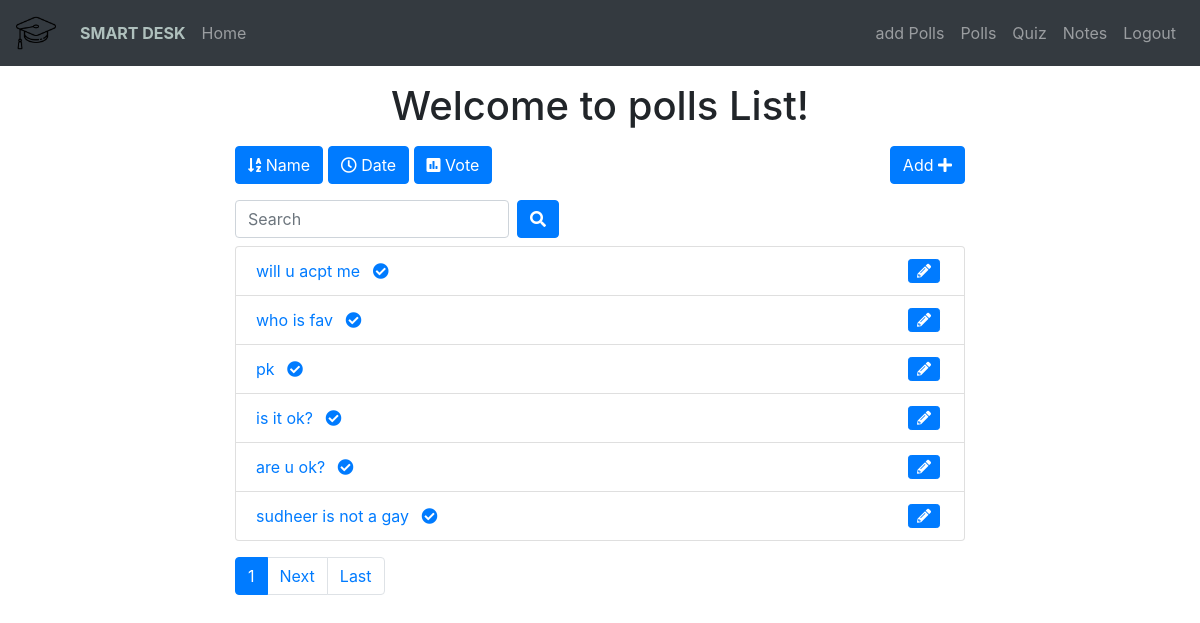
The app's page /polls/list/ (signed in) with its own data.
### polls/models.py (models this page shows, shortened)
class Poll(models.Model):
    owner = models.ForeignKey(User, on_delete=models.CASCADE)
    text = models.TextField()
    pub_date = models.DateTimeField(default=timezone.now)
    active = models.BooleanField(default=True)

### polls/views.py (the view)
# urls.py: path('list/', views.polls_list, name='list'),
@login_required()
def polls_list(request):
    all_polls = Poll.objects.all()
    search_term = ''
    if 'name' in request.GET:
        all_polls = all_polls.order_by('text')
    if 'date' in request.GET:
        all_polls = all_polls.order_by('pub_date')
    if 'vote' in request.GET:
        all_polls = all_polls.annotate(Count('vote')).order_by('vote__count')
    if 'search' in request.GET:
        search_term = request.GET['search']
        all_polls = all_polls.filter(text__icontains=search_term)
    paginator = Paginator(all_polls, 6)  # Show 6 contacts per page
    page = request.GET.get('page')
    polls = paginator.get_page(page)
    get_dict_copy = request.GET.copy()
    params = get_dict_copy.pop('page', True) and get_dict_copy.urlencode()
    print(params)
    context = {
        'polls': polls,
        'params': params,
        'search_term': search_term,
    }
    return render(request, 'polls/polls_list.html', context)

### polls/templates/polls/polls_list.html (shortened to what this page needs)
{% extends 'base.html' %}
{% block content %}
<div class="container">
    <div class="row">
        <div class="col-md-8 offset-sm-2">
            <h1 class="text-center mt-3 mb-3">Welcome to polls List!</h1>
            <a class="btn btn-{% if 'name' in request.GET %}warning{% else %}primary{% endif %} mb-3" href="?name=True"
                role="button"><i class="fas fa-sort-alpha-down"></i>
                Name</a>
            <a class="btn btn-{% if 'date' in request.GET %}warning{% else %}primary{% endif %} mb-3" href="?date=True"
                role="button"><i class="far fa-clock"></i> Date</a>
            <a class="btn btn-{% if 'vote' in request.GET %}warning{% else %}primary{% endif %} mb-3" href="?vote=True"
                role="button"><i class="fas fa-poll"></i> Vote</a>
            <a class="btn btn-primary mb-3 float-right" href="{% url 'polls:add' %}" role="button">Add <i class="fas fa-plus"></i></a>
            <form class="form-inline">
                <div class="form-group mr-sm-2 mb-2">
                    <input type="search" class="form-control" name="search" placeholder="Search" value={{ search_term }}>
                </div>
                <button type="submit" class="btn btn-primary mb-2"><i class="fas fa-search"></i></button>
            </form>
            <ul class="list-group">
                {% for poll in polls %}
                <li class="list-group-item"><a href="{% url 'polls:detail' poll.id %}">{{ poll.text|truncatewords:5 }}
                        {% if not poll.active%}
                        <i class="fas fa-check-circle ml-2"></i>
                        {% endif %}
                    </a>
                    {% if request.user == poll.owner %}
                    <a href="{% url 'polls:edit' poll.id %}" class="mr-3" data-toggle="tooltip" data-placement="top"
                        title="Edit Poll"><i class="fas fa-pencil-alt float-right btn btn-primary btn-sm mr-1"></i></a>
                    {% endif %}
                </li>
                {% endfor %}
            </ul>
            <nav class="mt-3">
                <ul class="pagination">
                    <li class="page-item active"><a class="page-link" href="">{{ polls.number }}</a></li>
                    {% if polls.has_next %}
                    <li class="page-item"><a class="page-link" href="?page={{ polls.next_page_number }}&{{ params }}">Next</a></li>
                    <li class="page-item"><a class="page-link" href="?page={{ polls.paginator.num_pages }}&{{ params }}">Last</a></li>
                    {% endif %}
                </ul>
            </nav>
        </div>
    </div>
</div>
{% endblock content %}

### templates/base.html (shortened to what this page needs)
{% load static %}
<!DOCTYPE html>
<html lang="en">
<head>
    <link rel="stylesheet" href="https://maxcdn.bootstrapcdn.com/bootstrap/4.0.0/css/bootstrap.min.css"
>
    <link rel="stylesheet" href="https://use.fontawesome.com/releases/v5.6.3/css/all.css"
>
</head>
<body>
    {% include 'includes/navbar.html' %}
    {% block content %}
    {% endblock content %}
</body>
</html>

### templates/includes/navbar.html (shortened to what this page needs)
<nav class="navbar navbar-expand-lg navbar-dark bg-dark">
    <a class="navbar-brand" href="{% url 'home' %}"><img style="width: 40px;" src="static/img/qwe.png" alt=""></a>
    <div class="collapse navbar-collapse" id="collapsibleNavId">
        <ul class="navbar-nav me-auto mb-2 mb-lg-0">
            <li class="nav-item">
                <a class="nav-link" style="color:rgb(175, 192, 189); font-weight:bold" href="{% url 'home' %}">SMART DESK<span class="sr-only">(current)</span></a>
            </li>
            <li class="nav-item">
                <a class="nav-link" href="{% url 'home' %}">Home <span class="sr-only">(current)</span></a>
            </li>
        </ul>
        <div class="navbar-nav ml-auto">
            {% if request.user.is_authenticated %}
            <a class="nav-link" href="{% url 'polls:list_by_user' %}">add Polls</a>
            {% if request.user.is_authenticated %}
            <a class="nav-link" href="{% url 'polls:list' %}">Polls</a>
            {% endif %}
            <a class="nav-link" href="{% url 'quiz:index' %}">Quiz</a>
            <a class="nav-link" href="{% url 'quiz:notes' %}">Notes</a>
            <a class="nav-link" href="{% url 'accounts:logout' %}">Logout</a>
            {% else %}
            <a class="nav-link" href="{% url 'accounts:login' %}">Login</a>
            <a class="nav-link" href="{% url 'accounts:register' %}">Register</a>
            {% endif %}
        </div>
    </div>
</nav>

### records on screen
Poll: text "will u acpt me", active False (drawn)
Poll: text "who is fav", active False (drawn)
Poll: text "pk", active False (drawn)
Poll: text "is it ok?", active False (drawn)
Poll: text "are u ok?", active False (drawn)
Poll: text "sudheer is not a gay", active False (drawn)

### other values on screen
{{ polls.number }} "1"
